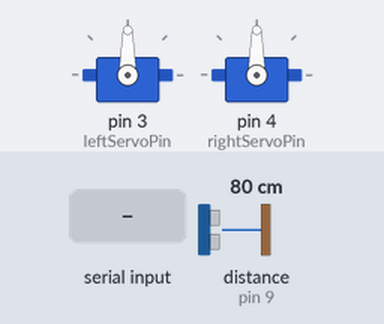
Recording of a sketch running on a simulated Arduino Uno, built with avr-gcc and run on an emulated ATmega328P. Parts: 2 × servo. Wiring (inferred from the names in the program): ultrasonic range finder: trigger pin 8; echo pin 9. The inputs (shaded band) are chosen by the test bench; at power-on: distance to the obstacle (sensor on pin 9) 80 cm. The echo pulse lasts 58.3 µs per cm; what the sketch prints to the serial monitor is not drawn.

Above: at 1.2 s.
1.3 s: byte 30 received over Serial
At 1.8 s:
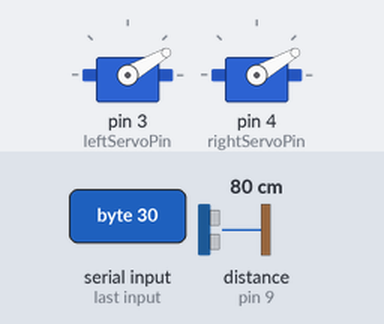
2.8 s: byte 120 received over Serial
At 3.4 s:
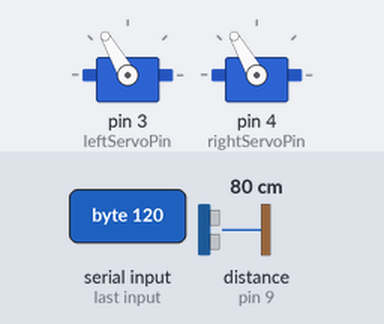
Timing chart, 0 to 5.8 s (numbered marks = the images above; inputs shaded):
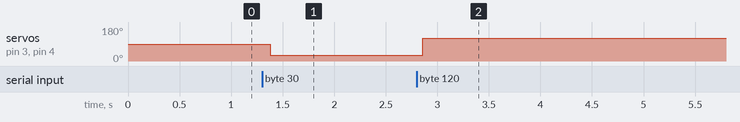

Measured:
- after the input at 1.3 s, servo on pin 3 (leftServoPin), servo on pin 4 (rightServoPin): 90° → 30° after 0.08 s
- after the input at 2.8 s, servo on pin 3 (leftServoPin), servo on pin 4 (rightServoPin): 30° → 120° after 0.06 s

The sketch:

sketch_apr16a.ino
```cpp
#include <Servo.h>

int trigPin = 8; // TRIG pin
int echoPin = 9; // ECHO pin
int delayMs = 100;
int leftServoPin = 3;
int rightServoPin = 4;

Servo leftServo;
Servo rightServo;

void setup() {
  // put your setup code here, to run once:
  pinMode(trigPin, OUTPUT); // Configure trigger pin as output
  pinMode(echoPin, INPUT); // Configure echo pin as input
  leftServo.attach(leftServoPin);
  rightServo.attach(rightServoPin);
  Serial.begin(9600);
}

void loop() {
  digitalWrite(trigPin, HIGH);
  delayMicroseconds(10);
  digitalWrite(trigPin, LOW);

  float duration_us = pulseIn(echoPin, HIGH);
  float distance_cm = 0.017 * duration_us;

  // leftServo.write(0);
  // rightServo.write(0);
  // delay(1000);
  // leftServo.write(180);
  // rightServo.write(180);
  // delay(1000);

  Serial.println(distance_cm);

  if (Serial.available() > 0) {
    int s = Serial.read();
    leftServo.write(s);
    rightServo.write(s);
  }

  delay(delayMs);
}
```
